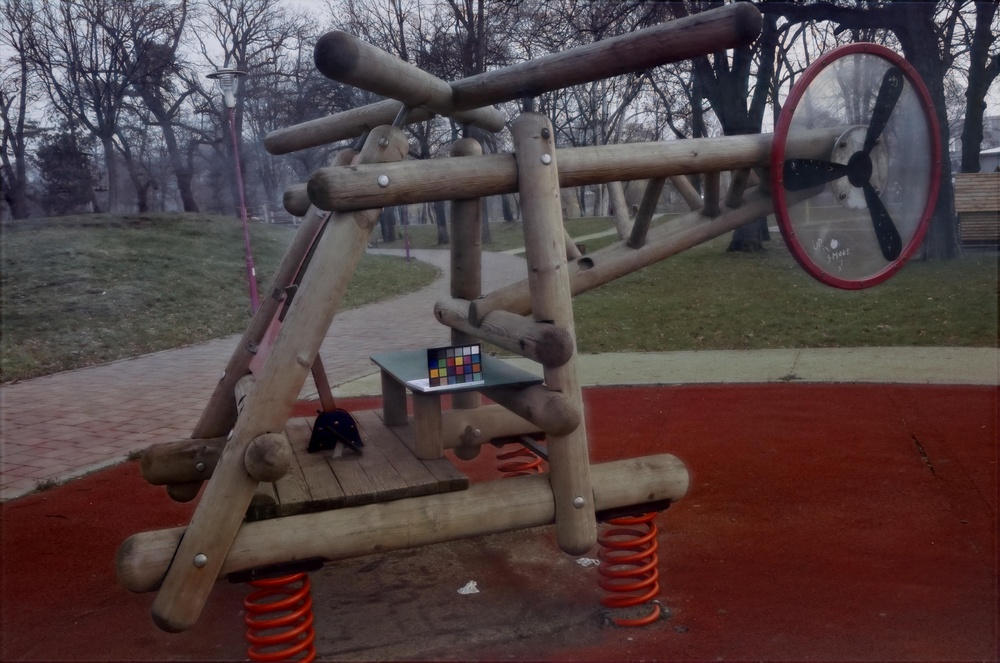
#> input picture test_result/22_outdoor_4.jpg, 1000 x 663 px, shrunk from 5416 x 3592 before the run
$ python ssim.py --first test_result/22_outdoor_4.jpg --second test_result/22_outdoor_4.jpg   (older library calls are emulated)
#> lines starting #> are read from the running program, lines starting #| are printed output that depends on the picture
# USAGE
# python ssim.py --first 22_outdoor_gt.jpg --second test_result/22_outdoor_4.jpg

# import the necessary packages
#from skimage.measure import compare_ssim
from skimage.metrics import structural_similarity as compare_ssim
import argparse
import imutils
import cv2

# construct the argument parse and parse the arguments
ap = argparse.ArgumentParser()
ap.add_argument("-f", "--first", required=True,
	help="first input image")
ap.add_argument("-s", "--second", required=True,
	help="second")
args = vars(ap.parse_args())

# load the two input images
imageA = cv2.imread(args["first"])
#> imageA is the input picture: shape (663, 1000, 3); mean B, G, R 66.8, 66.1, 82.1
imageB = cv2.imread(args["second"])

# convert the images to grayscale
grayA = cv2.cvtColor(imageA, cv2.COLOR_BGR2GRAY)
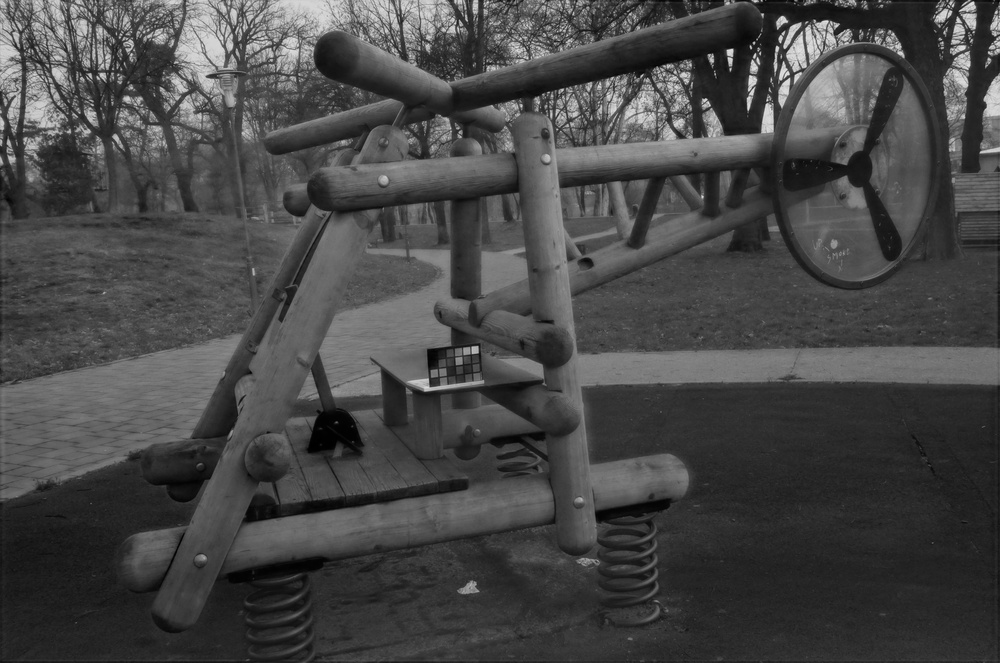
#> grayA: shape (663, 1000); min 0, max 231, mean 70.9
grayB = cv2.cvtColor(imageB, cv2.COLOR_BGR2GRAY)

# compute the Structural Similarity Index (SSIM) between the two
# images, ensuring that the difference image is returned
(score, diff) = compare_ssim(grayA, grayB, full=True)
#> diff: shape (663, 1000) float64; every value is 1
#> score = 1
diff = (diff * 255).astype("uint8")
#> diff: shape (663, 1000); every value is 255
print("SSIM value: {}".format(score))
#| SSIM value: 1.0
# [4 lines of commented-out code are left out]
